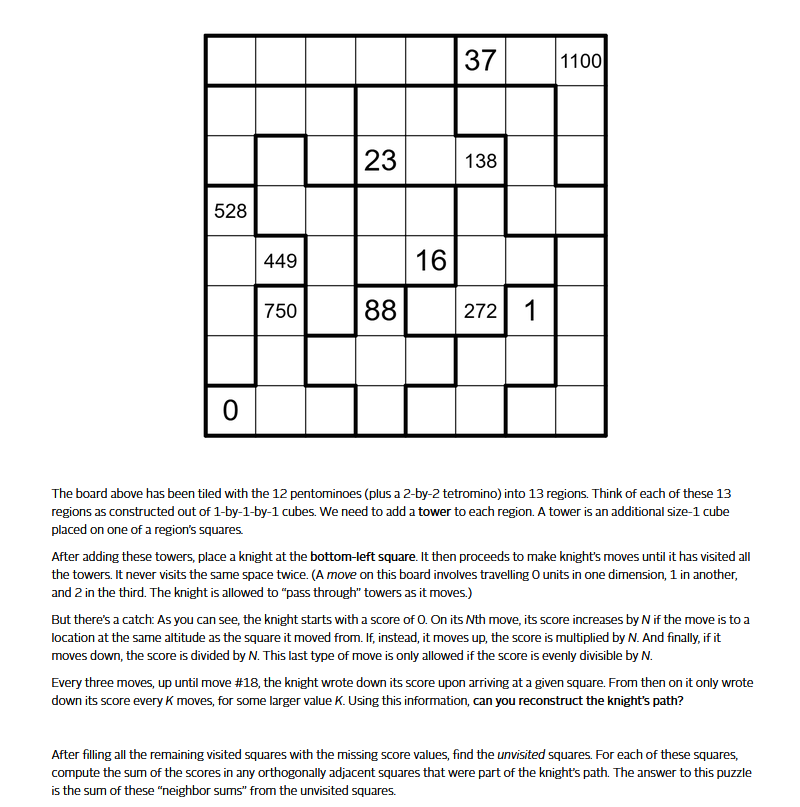
#> input picture board.png, 800 x 807 px
$ jupyter execute solution.ipynb
#> lines starting #> are read from the running program, lines starting #| are printed output that depends on the picture; after the words box and inside, x2 and y2 are one past the last pixel; in counts of white or black regions, pixels touching at a corner belong together
# Jane Street — “‘Pent-Up’ Frustration 3 / Knight Moves 7”

## **Answer: `33609`**

*July 2026 puzzle · [statement](https://www.janestreet.com/puzzles/pent-up-frustration-3-knight-moves-7-index/) · [official solution](https://www.janestreet.com/puzzles/pent-up-frustration-3-knight-moves-7-solution/)*

---

This notebook solves the puzzle end to end, and it is written to be **read**, not
just run. Every step is derived rather than asserted:

| § | What happens |
|---|---|
| 1 | Restate the puzzle, then **read the board off the image** by measuring which grid lines are drawn thick |
| 2 | Prove that a “0-1-2 in three dimensions” move collapses into exactly **two** move types |
| 3 | Turn the scoring rule into code, and notice why the score sits at 0 for a while |
| 4 | Deduce the recording schedule: 12 printed numbers ⇒ 7 early records + 5 late ones ⇒ strong bounds on *K* |
| 5 | Search — a DFS that **never enumerates tower placements**; each move *forces* them instead |
| 6 | The single surviving walk: 54 moves, plus pictures |
| 7 | Fill in every visited square, find the 9 unvisited ones, sum their neighbour sums |
| 8 | An independent verification pass that re-checks every sentence of the statement |

The whole search finishes in a couple of seconds.

## 1. The puzzle

> The board above has been tiled with the 12 pentominoes (plus a 2-by-2
> tetromino) into 13 regions. Think of each of these 13 regions as constructed
> out of 1-by-1-by-1 cubes. We need to add a **tower** to each region. A tower is
> an additional size-1 cube placed on one of a region’s squares.
>
> After adding these towers, place a knight at the **bottom-left square**. It then
> proceeds to make knight’s moves until it has visited all the towers. It never
> visits the same space twice. (A *move* on this board involves travelling 0 units
> in one dimension, 1 in another, and 2 in the third. The knight is allowed to
> “pass through” towers as it moves.)
>
> But here’s a catch: As you can see, the knight starts with a score of 0. On its
> *N*th move, its score increases by *N* if the move is to a location at the same
> altitude as the square it moved from. If, instead, it moves up, the score is
> multiplied by *N*. And finally, if it moves down, the score is divided by *N*.
> This last type of move is only allowed if the score is evenly divisible by *N*.
>
> Every three moves, up until move #18, the knight wrote down its score upon
> arriving at a given square. From then on it only wrote down its score every *K*
> moves, for some larger value *K*. Using this information, **can you reconstruct
> the knight’s path?**
>
> After filling all the remaining visited squares with the missing score values,
> find the *unvisited* squares. For each of these squares, compute the sum of the
> scores in any orthogonally adjacent squares that were part of the knight’s path.
> The answer to this puzzle is the sum of these “neighbor sums” from the unvisited
> squares.

### Notation used throughout

* Cells are indexed `i = 8*row + col` with **row 0 at the top**, so `i = 56` is the
  bottom-left starting square.
* Human-readable names are chess-style: column `a`–`h` left to right, rank `1`–`8`
  bottom to top. The knight starts on **a1**.

[cell 1]
import base64, io, itertools, json, time
from collections import defaultdict

import numpy as np
import matplotlib.pyplot as plt
from matplotlib.patches import Rectangle
from PIL import Image

N = 8                      # board side
NCELLS = N * N

def rc(i):                 # cell index -> (row, col), row 0 = top
    return divmod(i, N)

def idx(r, c):
    return r * N + c

def name(i):               # cell index -> chess-style square name
    r, c = rc(i)
    return f"{'abcdefgh'[c]}{N - r}"

def grid_str(values, width=6, blank="."):
    """Render a dict {cell: value} as an 8x8 text grid (rank 8 on top)."""
    return "\n".join(
        " ".join(str(values.get(idx(r, c), blank)).rjust(width) for c in range(N))
        for r in range(N)
    )

print("helpers ready — bottom-left square is index", idx(7, 0), "=", name(idx(7, 0)))

### 1a. Reading the tiling off the image

The region boundaries are the **thick** lines in the picture; ordinary cell
separators are thin. So rather than transcribing 64 letters by eye (and risking a
silent typo that would poison everything downstream), we measure the image.

The plan: locate the 9 vertical and 9 horizontal grid lines by looking for
columns/rows of the bitmap that are almost entirely dark, then for each *internal*
edge check whether the ink is ~4 px wide (thick, a region border) or ~1 px wide
(thin, same region).

[cell 2]
img = np.array(Image.open("board.png").convert("L"))
dark = img < 128
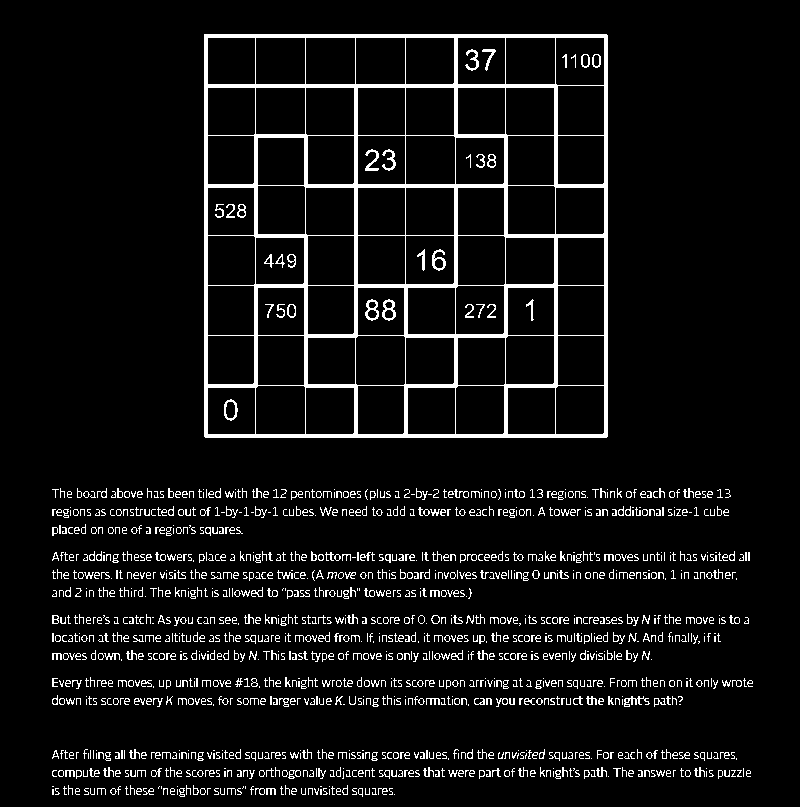
#> dark: shape (807, 800) bool; 7% white; 1330 white regions (811 under 20 px), largest, box (x1, y1, x2, y2) and area: (204, 34, 608, 438) 20457, (382, 299, 396, 321) 143, (365, 299, 379, 321) 139
print("image:", img.shape)
#| image: (807, 800)

board_rows = dark[:460, :]                 # the grid lives in the top ~460 px
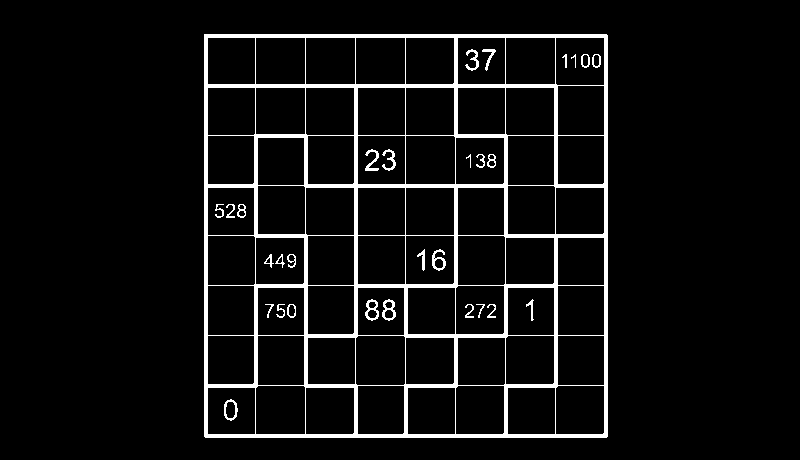
#> board_rows: shape (460, 800) bool; 6.1% white; 30 white regions, largest, box (x1, y1, x2, y2) and area: (204, 34, 608, 438) 20457, (382, 299, 396, 321) 143, (365, 299, 379, 321) 139
col_ink = board_rows.sum(axis=0)
#> col_ink = 800 values, max 404 at index 205, min 0 at index 0, mean 28.11
row_ink = board_rows.sum(axis=1)
#> row_ink = 460 values, max 404 at index 35, min 0 at index 0, mean 48.88
#> (the rest of the program and of its run is left out)
